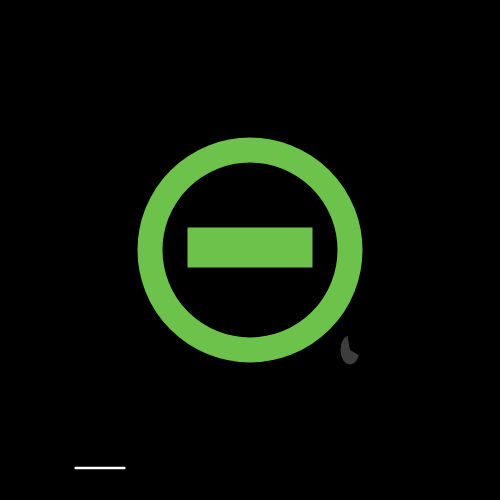
Frame 1 (no input)
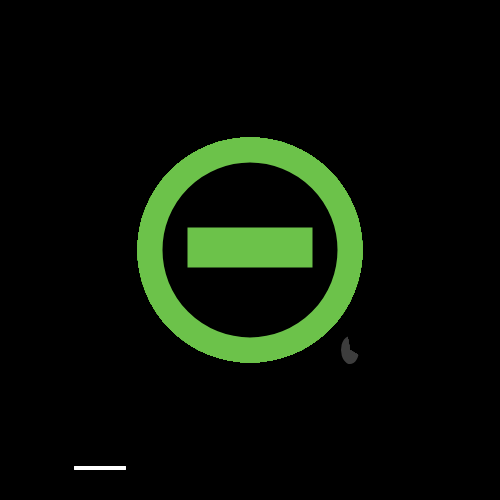
Frame 60 (no input)
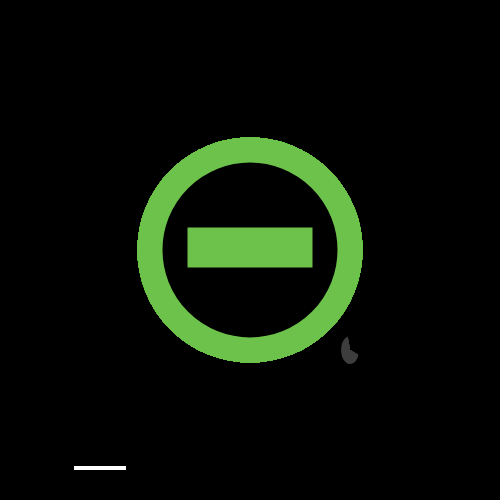
Frame 120 (the mouse pressed at the canvas centre since frame 60)

The p5.js sketch that drew these frames (run headless with seeded random() and noise() and a simulated clock; from frame 60 on, the mouse is pressed at the canvas centre):

// p5.js sketch
// ── sketch.js
let bgColor = 'black';
let circleX = 250;
let circleY = 250;
let circleSize = 200;
let circleColor = 'black';

function setup(){
  createCanvas(500,500);
  background(bgColor);
}

function draw(){
  fill("#3D3D3D");
  stroke('black');
  arc(350,350,20,30, radians(30),radians(260));
  
  fill(circleColor);
  strokeWeight(25);
  stroke("#6CC24A");
  ellipse(circleX, circleY, circleSize);
  
  fill(106, 193, 76);
  rect(200,240,100,15);
  
  fill('black');
  strokeWeight(2);
  stroke('white');
  scale(0.5, 1.2);
  line(150,390,250,390);
  
}
// ── style.css
html, body {
  margin: 0;
  padding: 0;
}
canvas {
  display: block;
  border: solid 3px green;
}
